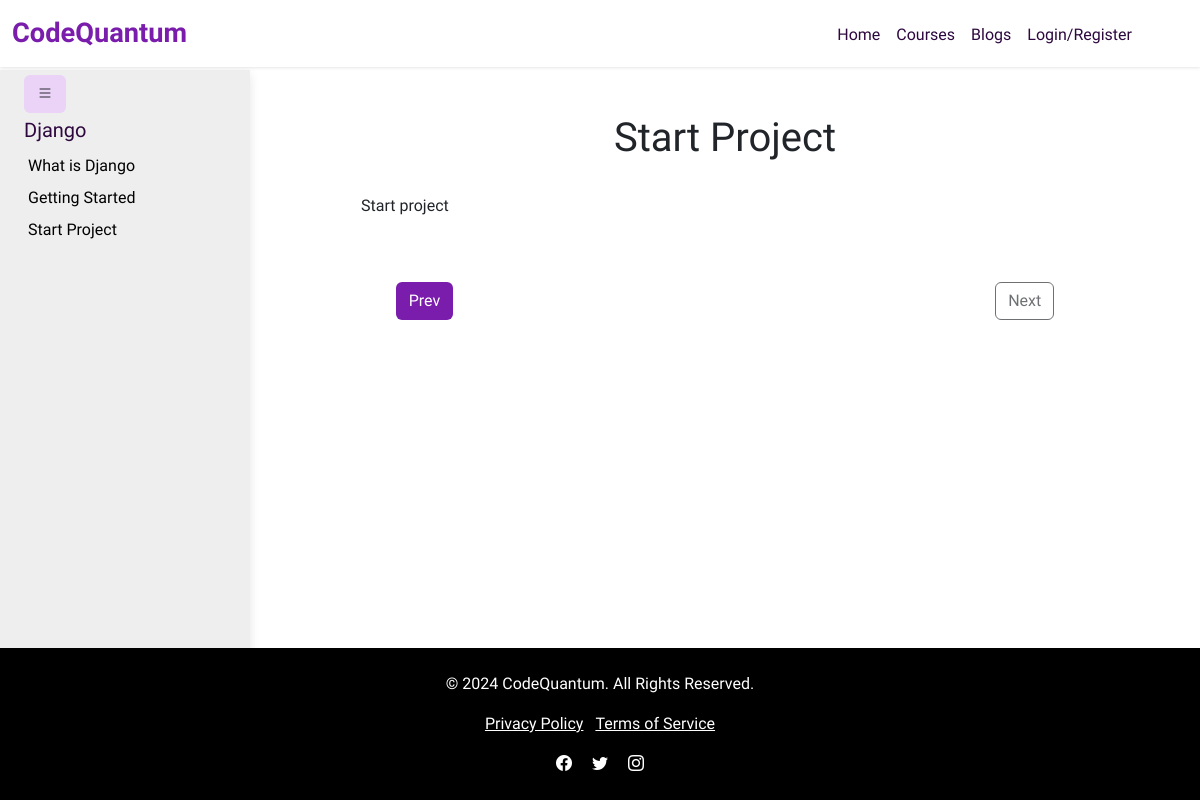
Screenshot of /courses/Django/4/ with the database file from the repository.
### courses/models.py (models this page shows, shortened)
class Course(models.Model):
    course_name = models.CharField(max_length=200)
    topic = models.CharField(max_length=200)
    body = models.TextField()
    date = models.DateTimeField()

### courses/views.py (the view)
# urls.py: path('<slug:course_name>/<int:id>/', views.course, name="course"),
def course(request, course_name, id):
    course = Course.objects.get(course_name=course_name, id=id)
    course_topics = Course.objects.filter(course_name=course_name)
    current_index = list(course_topics).index(course)
    prev_topic = None
    next_topic = None
    if current_index > 0:
        prev_topic = course_topics[current_index - 1]
    if current_index < len(course_topics) - 1:
        next_topic = course_topics[current_index + 1]
    context = {
        'course': course,
        'course_topics': course_topics,
        'prev_topic': prev_topic,
        'next_topic': next_topic,
    }
    return render(request, 'course_page.html', context=context)

### courses/templates/course_page.html (shortened to what this page needs)
{% extends "layout.html" %} {%load static%} {% block content %}
<button class="btn toggle-sidebar">
  <i class="bi bi-list"></i>
</button>
<div class="wrapper">
  <div class="sidebar" id="sidebar">
    <div class="p-4">
      <h5 class="mt-4 coursename">{{course.course_name}}</h5>
      <ul class="list-unstyled">
        {% for topic in course_topics %}
        <li class="py-1 px-1">
          <a href="{% url 'courses:course' topic.course_name topic.id %}">{{topic.topic}}</a>
        </li>
        {% endfor %}
      </ul>
    </div>
  </div>
  <div class="content my-2 d-flex flex-column align-items-center" id="content">
    <h1 class="my-3">{{course.topic}}</h1>
    <div class="my-3 topic-content">{{course.body | safe }}</div>
    <div class="row mt-5 w-75">
      <div class="col text-start">
        {% if prev_topic %}
        <button class="btn prev-next-btn">
          <a href="{% url 'courses:course' prev_topic.course_name prev_topic.id %}">Prev</a>
        </button>
        {% else %}
        <button class="btn prev-next-btn" disabled>Prev</button>
        {% endif %}
      </div>
      <div class="col text-end">
        {% if next_topic %}
        <button class="btn prev-next-btn">
          <a href="{% url 'courses:course' next_topic.course_name next_topic.id %}">Next</a>
        </button>
        {% else %}
        <button class="btn prev-next-btn" disabled>Next</button>
        {% endif %}
      </div>
    </div>
  </div>
</div>
{% endblock %}

### static/css/style.css (style rules this page uses)
* { margin: 0; padding: 0; }
html, body { height: 100%; }
body { display: flex; flex-direction: column; padding-top: 70px; font-family: "Sora"; }
.wrapper { display: flex; }
.sidebar { width: 250px; background-color: #eeeeee; height: 100vh; position: fixed; top: 70px; left: 0; overflow-y: auto; transition: width 0.3s ease; box-shadow: 0px 4px 10px rgba(0, 0, 0, 0.1); }
.content { margin-left: 250px; padding: 20px; flex-grow: 1; transition: margin-left 0.3s ease; }
.toggle-sidebar { position: fixed; top: 75px; left: 24px; z-index: 1100; background-color: #EBD3F8; }
.list-unstyled li a { text-decoration: none; color: black; }
.coursename { color: #2E073F; }
.topic-content { font-size: 1rem; width: 80%; }
.prev-next-btn { background-color: #7A1CAC; }
.prev-next-btn a { text-decoration: none; color: white; }

### rows the page displays
Course: course_name "Django", topic "Start Project", body "Start project"
Course: topic "What is Django"
Course: topic "Getting Started"
